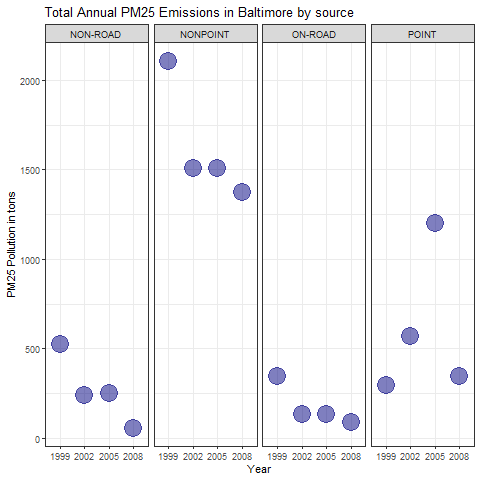

Here is the R script that generated this plot:
# Jayson Leek

# Coursera Exploratory Data Project2

# Plot3

library(dplyr)
library(ggplot2)

# aggregate by data type

BaltiGroup2 <- Baltimore %>%
  group_by(year, type) %>% 
  summarize(total = sum(Emissions))

# plot the data grouped by type of emitter

ggplot(data = BaltiGroup2, aes(year, total)) +
  geom_point(color = "navyblue",
             size = 8,
             alpha = 1/2) + 
  facet_grid(. ~ type) +
  xlab("Year") +
  ylab("PM25 Pollution in tons") +
  theme_bw()+
  ggtitle("Total Annual PM25 Emissions in Baltimore by source")


# write the png
dev.copy(png, file = "plot3.png")
dev.off()

